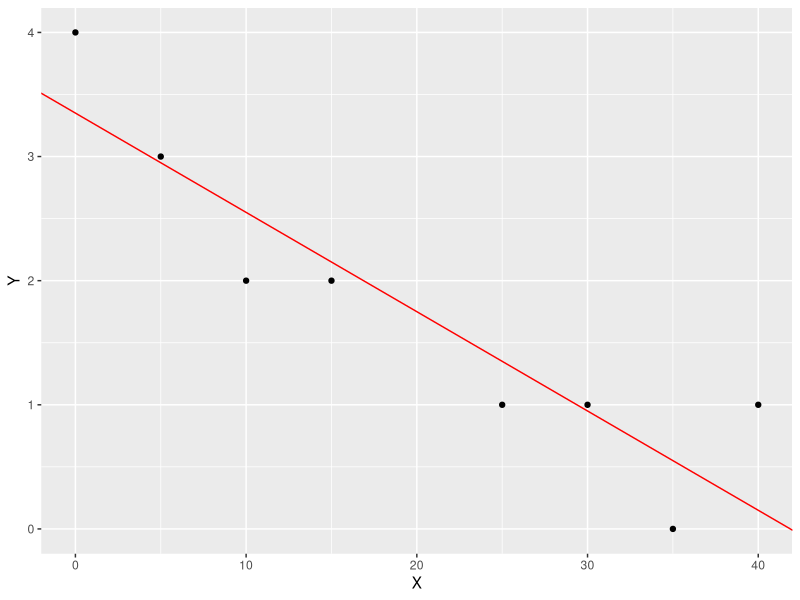

Source code (R):
## ---- chunk 1
library(xtable)
X = c(0, 30, 10, 15, 5, 25, 35, 40)
Y = c(4, 1, 2, 2, 3, 1, 0, 1)


print(mean(X))
print(mean(Y))

#head(Y - mean(Y))

outcomes = data.frame(
  X, 
  Y, 
  Y - mean(Y), 
  X - mean(X),
  (X - mean(X))^{2},
   Y - mean(Y) *  X - mean(X)
)

zadanie2= table(outcomes)
View(outcomes)
#print(xtable(zadanie2, type = "latex"), file = "filename2.tex")

beta1 <- sum((X-mean(X))*(Y - mean(Y)))/sum((X - mean(X))^2)
print(beta1)

beta0 <- mean(Y) - beta1*mean(X)
print(beta0)

model2 <- lm(Y ~ X)
summary(model2)
dt <- data.frame(X,Y)

library(ggplot2)
#ggplot(dt, aes(x=X, y=Y)) + geom_point()
ggplot(dt, aes(x=X, y=Y)) + geom_point() + geom_abline(slope=beta1, intercept=beta0, col='red')

## ---- chunk 2
confint(model2)
